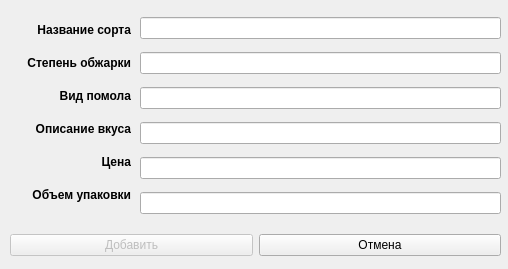
<?xml version="1.0" encoding="UTF-8"?>
<ui version="4.0">
 <class>Dialog</class>
 <widget class="QDialog" name="Dialog">
  <property name="geometry">
   <rect>
    <x>0</x>
    <y>0</y>
    <width>508</width>
    <height>269</height>
   </rect>
  </property>
  <property name="sizePolicy">
   <sizepolicy hsizetype="Fixed" vsizetype="Fixed">
    <horstretch>0</horstretch>
    <verstretch>0</verstretch>
   </sizepolicy>
  </property>
  <property name="windowTitle">
   <string>Добавить кофу</string>
  </property>
  <widget class="QWidget" name="horizontalLayoutWidget_7">
   <property name="geometry">
    <rect>
     <x>10</x>
     <y>230</y>
     <width>491</width>
     <height>31</height>
    </rect>
   </property>
   <layout class="QHBoxLayout" name="horizontalLayout_7">
    <item>
     <widget class="QPushButton" name="addButton">
      <property name="enabled">
       <bool>false</bool>
      </property>
      <property name="text">
       <string>Добавить</string>
      </property>
     </widget>
    </item>
    <item>
     <widget class="QPushButton" name="cancelButton">
      <property name="text">
       <string>Отмена</string>
      </property>
     </widget>
    </item>
   </layout>
  </widget>
  <widget class="QWidget" name="verticalLayoutWidget_2">
   <property name="geometry">
    <rect>
     <x>10</x>
     <y>10</y>
     <width>121</width>
     <height>211</height>
    </rect>
   </property>
   <layout class="QVBoxLayout" name="verticalLayout_2">
    <property name="sizeConstraint">
     <enum>QLayout::SetDefaultConstraint</enum>
    </property>
    <item>
     <widget class="QLabel" name="label">
      <property name="enabled">
       <bool>true</bool>
      </property>
      <property name="sizePolicy">
       <sizepolicy hsizetype="Expanding" vsizetype="Fixed">
        <horstretch>0</horstretch>
        <verstretch>0</verstretch>
       </sizepolicy>
      </property>
      <property name="font">
       <font>
        <weight>75</weight>
        <bold>true</bold>
       </font>
      </property>
      <property name="text">
       <string>Название сорта</string>
      </property>
      <property name="alignment">
       <set>Qt::AlignRight|Qt::AlignTrailing|Qt::AlignVCenter</set>
      </property>
     </widget>
    </item>
    <item>
     <widget class="QLabel" name="label_4">
      <property name="sizePolicy">
       <sizepolicy hsizetype="Expanding" vsizetype="Fixed">
        <horstretch>0</horstretch>
        <verstretch>0</verstretch>
       </sizepolicy>
      </property>
      <property name="font">
       <font>
        <weight>75</weight>
        <bold>true</bold>
       </font>
      </property>
      <property name="text">
       <string>Степень обжарки</string>
      </property>
      <property name="alignment">
       <set>Qt::AlignRight|Qt::AlignTrailing|Qt::AlignVCenter</set>
      </property>
     </widget>
    </item>
    <item>
     <widget class="QLabel" name="label_6">
      <property name="sizePolicy">
       <sizepolicy hsizetype="Expanding" vsizetype="Fixed">
        <horstretch>0</horstretch>
        <verstretch>0</verstretch>
       </sizepolicy>
      </property>
      <property name="font">
       <font>
        <weight>75</weight>
        <bold>true</bold>
       </font>
      </property>
      <property name="text">
       <string>Вид помола</string>
      </property>
      <property name="alignment">
       <set>Qt::AlignRight|Qt::AlignTrailing|Qt::AlignVCenter</set>
      </property>
     </widget>
    </item>
    <item>
     <widget class="QLabel" name="label_5">
      <property name="sizePolicy">
       <sizepolicy hsizetype="Expanding" vsizetype="Fixed">
        <horstretch>0</horstretch>
        <verstretch>0</verstretch>
       </sizepolicy>
      </property>
      <property name="font">
       <font>
        <weight>75</weight>
        <bold>true</bold>
       </font>
      </property>
      <property name="text">
       <string>Описание вкуса</string>
      </property>
      <property name="alignment">
       <set>Qt::AlignRight|Qt::AlignTrailing|Qt::AlignVCenter</set>
      </property>
     </widget>
    </item>
    <item>
     <widget class="QLabel" name="label_3">
      <property name="sizePolicy">
       <sizepolicy hsizetype="Expanding" vsizetype="Fixed">
        <horstretch>0</horstretch>
        <verstretch>0</verstretch>
       </sizepolicy>
      </property>
      <property name="font">
       <font>
        <weight>75</weight>
        <bold>true</bold>
       </font>
      </property>
      <property name="text">
       <string>Цена</string>
      </property>
      <property name="alignment">
       <set>Qt::AlignRight|Qt::AlignTrailing|Qt::AlignVCenter</set>
      </property>
     </widget>
    </item>
    <item>
     <widget class="QLabel" name="label_2">
      <property name="sizePolicy">
       <sizepolicy hsizetype="Expanding" vsizetype="Fixed">
        <horstretch>0</horstretch>
        <verstretch>0</verstretch>
       </sizepolicy>
      </property>
      <property name="font">
       <font>
        <weight>75</weight>
        <bold>true</bold>
       </font>
      </property>
      <property name="text">
       <string>Объем упаковки</string>
      </property>
      <property name="alignment">
       <set>Qt::AlignRight|Qt::AlignTrailing|Qt::AlignVCenter</set>
      </property>
     </widget>
    </item>
   </layout>
  </widget>
  <widget class="QWidget" name="verticalLayoutWidget_3">
   <property name="geometry">
    <rect>
     <x>140</x>
     <y>10</y>
     <width>361</width>
     <height>211</height>
    </rect>
   </property>
   <layout class="QVBoxLayout" name="verticalLayout_3">
    <property name="sizeConstraint">
     <enum>QLayout::SetDefaultConstraint</enum>
    </property>
    <item>
     <widget class="QLineEdit" name="lineEdit_sort">
      <property name="sizePolicy">
       <sizepolicy hsizetype="Expanding" vsizetype="Fixed">
        <horstretch>0</horstretch>
        <verstretch>0</verstretch>
       </sizepolicy>
      </property>
     </widget>
    </item>
    <item>
     <widget class="QLineEdit" name="lineEdit_degree">
      <property name="sizePolicy">
       <sizepolicy hsizetype="Expanding" vsizetype="Fixed">
        <horstretch>0</horstretch>
        <verstretch>0</verstretch>
       </sizepolicy>
      </property>
     </widget>
    </item>
    <item>
     <widget class="QLineEdit" name="lineEdit_forma">
      <property name="sizePolicy">
       <sizepolicy hsizetype="Expanding" vsizetype="Fixed">
        <horstretch>0</horstretch>
        <verstretch>0</verstretch>
       </sizepolicy>
      </property>
     </widget>
    </item>
    <item>
     <widget class="QLineEdit" name="lineEdit_description">
      <property name="sizePolicy">
       <sizepolicy hsizetype="Expanding" vsizetype="Fixed">
        <horstretch>0</horstretch>
        <verstretch>0</verstretch>
       </sizepolicy>
      </property>
     </widget>
    </item>
    <item>
     <widget class="QLineEdit" name="lineEdit_price">
      <property name="sizePolicy">
       <sizepolicy hsizetype="Expanding" vsizetype="Fixed">
        <horstretch>0</horstretch>
        <verstretch>0</verstretch>
       </sizepolicy>
      </property>
     </widget>
    </item>
    <item>
     <widget class="QLineEdit" name="lineEdit_size">
      <property name="sizePolicy">
       <sizepolicy hsizetype="Expanding" vsizetype="Fixed">
        <horstretch>0</horstretch>
        <verstretch>0</verstretch>
       </sizepolicy>
      </property>
     </widget>
    </item>
   </layout>
  </widget>
 </widget>
 <resources/>
 <connections/>
</ui>
